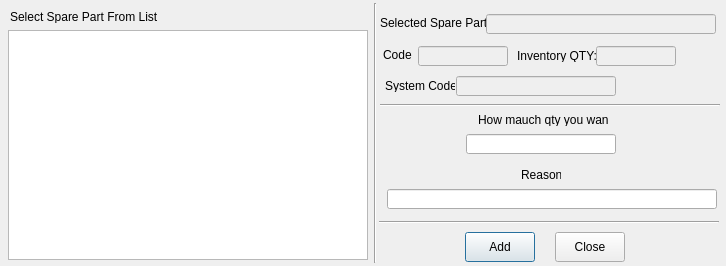
<?xml version="1.0" encoding="UTF-8"?>
<ui version="4.0">
 <class>addSPOBDialog</class>
 <widget class="QDialog" name="addSPOBDialog">
  <property name="geometry">
   <rect>
    <x>0</x>
    <y>0</y>
    <width>726</width>
    <height>266</height>
   </rect>
  </property>
  <property name="windowTitle">
   <string>Add Spare Part Outbound</string>
  </property>
  <widget class="QLabel" name="label">
   <property name="geometry">
    <rect>
     <x>10</x>
     <y>10</y>
     <width>150</width>
     <height>13</height>
    </rect>
   </property>
   <property name="text">
    <string>Select Spare Part From List :</string>
   </property>
  </widget>
  <widget class="QLabel" name="label_2">
   <property name="geometry">
    <rect>
     <x>380</x>
     <y>16</y>
     <width>120</width>
     <height>13</height>
    </rect>
   </property>
   <property name="text">
    <string>Selected Spare Part :</string>
   </property>
  </widget>
  <widget class="QLineEdit" name="spnameled">
   <property name="enabled">
    <bool>false</bool>
   </property>
   <property name="geometry">
    <rect>
     <x>486</x>
     <y>14</y>
     <width>230</width>
     <height>20</height>
    </rect>
   </property>
   <property name="font">
    <font>
     <weight>75</weight>
     <bold>true</bold>
    </font>
   </property>
   <property name="styleSheet">
    <string notr="true">color: rgb(255, 0, 0);</string>
   </property>
  </widget>
  <widget class="QLineEdit" name="spcodeled">
   <property name="enabled">
    <bool>false</bool>
   </property>
   <property name="geometry">
    <rect>
     <x>418</x>
     <y>46</y>
     <width>90</width>
     <height>20</height>
    </rect>
   </property>
   <property name="font">
    <font>
     <weight>75</weight>
     <bold>true</bold>
    </font>
   </property>
   <property name="styleSheet">
    <string notr="true">color: rgb(255, 0, 0);</string>
   </property>
  </widget>
  <widget class="QLabel" name="label_3">
   <property name="geometry">
    <rect>
     <x>383</x>
     <y>48</y>
     <width>30</width>
     <height>13</height>
    </rect>
   </property>
   <property name="text">
    <string>Code :</string>
   </property>
  </widget>
  <widget class="QLineEdit" name="spinqtyled">
   <property name="enabled">
    <bool>false</bool>
   </property>
   <property name="geometry">
    <rect>
     <x>596</x>
     <y>46</y>
     <width>80</width>
     <height>20</height>
    </rect>
   </property>
   <property name="font">
    <font>
     <weight>75</weight>
     <bold>true</bold>
    </font>
   </property>
   <property name="styleSheet">
    <string notr="true">color: rgb(255, 0, 0);</string>
   </property>
  </widget>
  <widget class="QLabel" name="label_4">
   <property name="geometry">
    <rect>
     <x>517</x>
     <y>49</y>
     <width>80</width>
     <height>13</height>
    </rect>
   </property>
   <property name="text">
    <string>Inventory QTY:</string>
   </property>
  </widget>
  <widget class="QLineEdit" name="reqqtyled_2">
   <property name="geometry">
    <rect>
     <x>466</x>
     <y>134</y>
     <width>150</width>
     <height>20</height>
    </rect>
   </property>
  </widget>
  <widget class="QLabel" name="reqqtyled">
   <property name="geometry">
    <rect>
     <x>478</x>
     <y>113</y>
     <width>130</width>
     <height>13</height>
    </rect>
   </property>
   <property name="text">
    <string>How mauch qty you want ?</string>
   </property>
  </widget>
  <widget class="QLineEdit" name="spgencodeled">
   <property name="enabled">
    <bool>false</bool>
   </property>
   <property name="geometry">
    <rect>
     <x>456</x>
     <y>76</y>
     <width>160</width>
     <height>20</height>
    </rect>
   </property>
   <property name="font">
    <font>
     <weight>75</weight>
     <bold>true</bold>
    </font>
   </property>
   <property name="styleSheet">
    <string notr="true">color: rgb(255, 0, 0);</string>
   </property>
  </widget>
  <widget class="QLabel" name="label_6">
   <property name="geometry">
    <rect>
     <x>385</x>
     <y>79</y>
     <width>70</width>
     <height>13</height>
    </rect>
   </property>
   <property name="text">
    <string>System Code :</string>
   </property>
  </widget>
  <widget class="Line" name="line">
   <property name="geometry">
    <rect>
     <x>380</x>
     <y>104</y>
     <width>340</width>
     <height>3</height>
    </rect>
   </property>
   <property name="orientation">
    <enum>Qt::Horizontal</enum>
   </property>
  </widget>
  <widget class="QPushButton" name="addbtn">
   <property name="geometry">
    <rect>
     <x>465</x>
     <y>232</y>
     <width>70</width>
     <height>30</height>
    </rect>
   </property>
   <property name="text">
    <string>Add</string>
   </property>
  </widget>
  <widget class="QPushButton" name="closebtn">
   <property name="geometry">
    <rect>
     <x>555</x>
     <y>232</y>
     <width>70</width>
     <height>30</height>
    </rect>
   </property>
   <property name="text">
    <string>Close</string>
   </property>
  </widget>
  <widget class="QListView" name="listView">
   <property name="geometry">
    <rect>
     <x>8</x>
     <y>30</y>
     <width>360</width>
     <height>230</height>
    </rect>
   </property>
  </widget>
  <widget class="Line" name="line_2">
   <property name="geometry">
    <rect>
     <x>374</x>
     <y>3</y>
     <width>3</width>
     <height>260</height>
    </rect>
   </property>
   <property name="orientation">
    <enum>Qt::Vertical</enum>
   </property>
  </widget>
  <widget class="QLabel" name="label_5">
   <property name="geometry">
    <rect>
     <x>521</x>
     <y>168</y>
     <width>40</width>
     <height>13</height>
    </rect>
   </property>
   <property name="text">
    <string>Reason</string>
   </property>
  </widget>
  <widget class="QLineEdit" name="resonled">
   <property name="geometry">
    <rect>
     <x>387</x>
     <y>189</y>
     <width>330</width>
     <height>20</height>
    </rect>
   </property>
  </widget>
  <widget class="Line" name="line_3">
   <property name="geometry">
    <rect>
     <x>379</x>
     <y>221</y>
     <width>340</width>
     <height>3</height>
    </rect>
   </property>
   <property name="orientation">
    <enum>Qt::Horizontal</enum>
   </property>
  </widget>
 </widget>
 <resources/>
 <connections/>
</ui>
